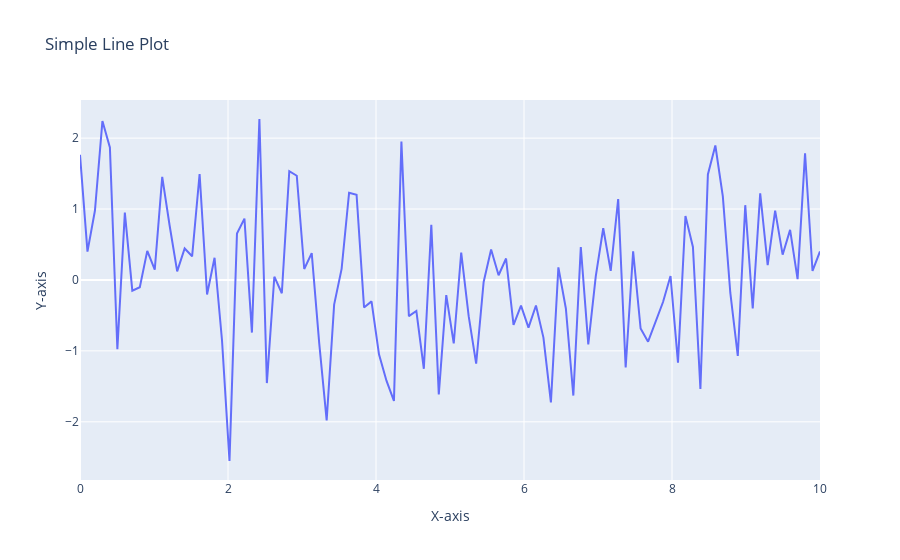

The notebook cell this image was saved under:
### Code cell
#20.Using Plotly, create a basic line plot of a randomly generated dataset, label the axes, and set the title as 'Simple Line Plot'
import numpy as np
import plotly.graph_objects as go

np.random.seed(0)
x = np.linspace(0, 10, 100)
y = np.random.randn(100)

fig = go.Figure()

fig.add_trace(go.Scatter(x=x, y=y, mode='lines', name='Random Data'))

fig.update_layout(
    title='Simple Line Plot',
    xaxis_title='X-axis',
    yaxis_title='Y-axis'
)

fig.show()
